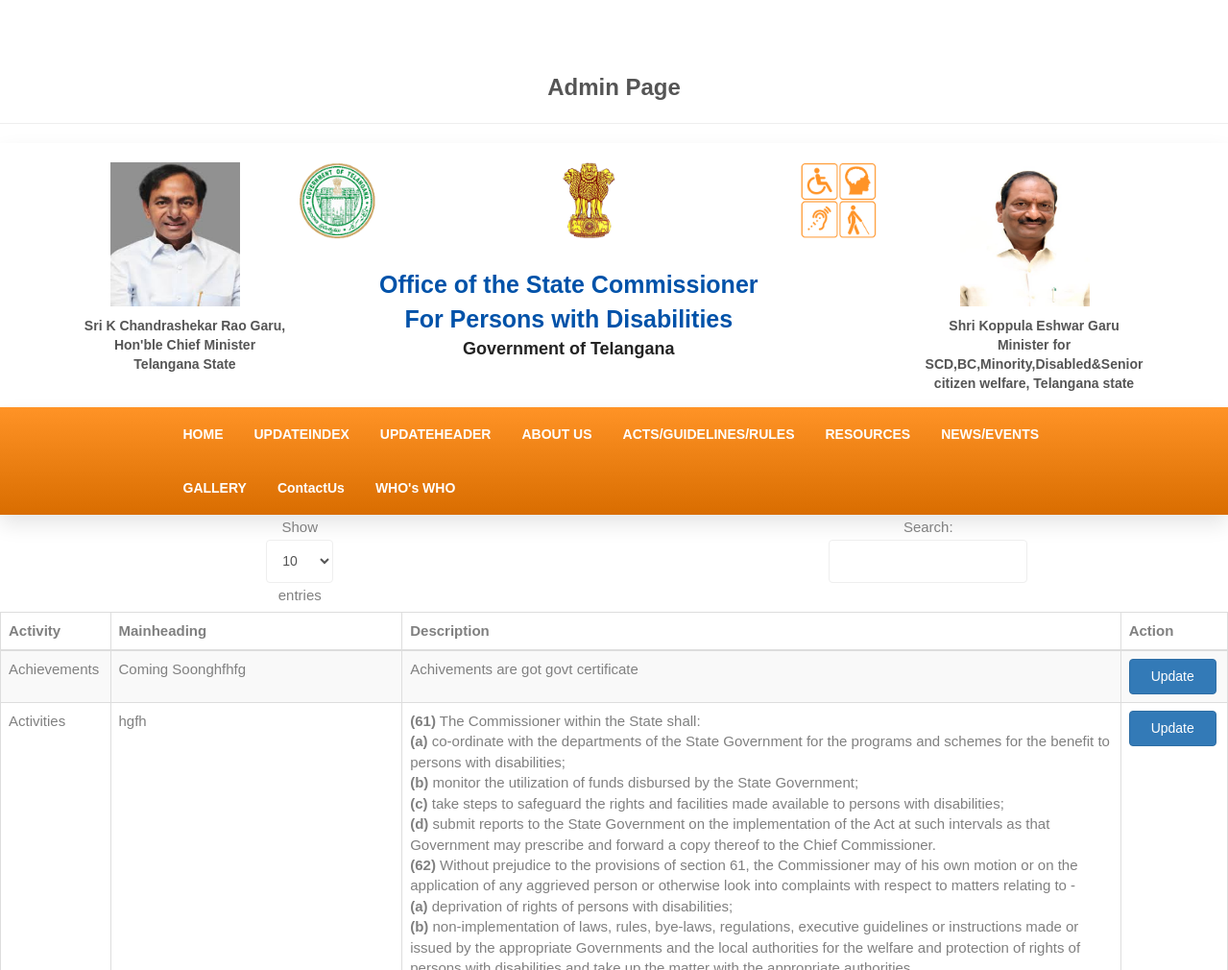
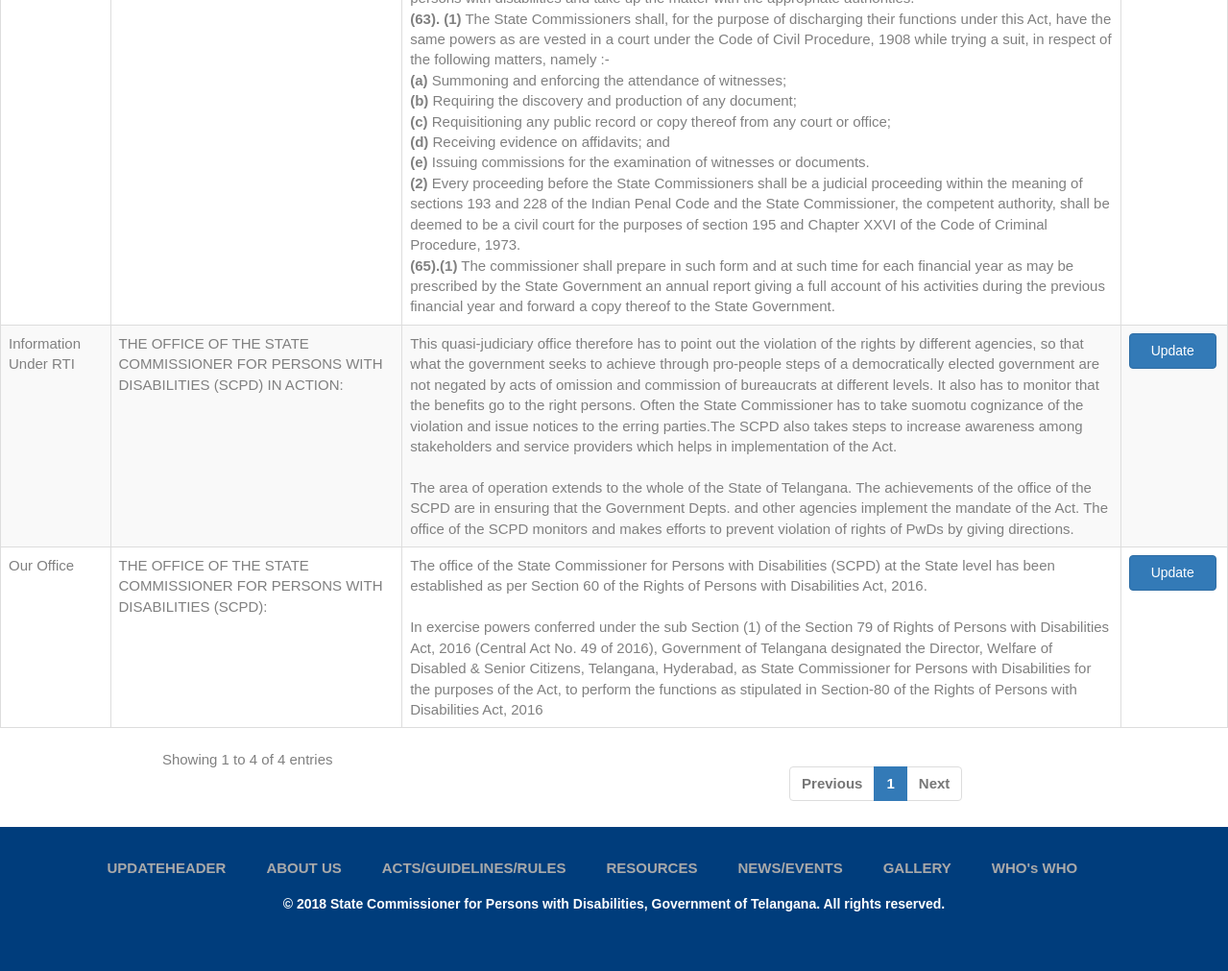
/admin/adminaboutus.php, run on the app's committed database (2 pictures, top to bottom).
### tables this page shows
CREATE TABLE `aboutus` (
  `id` int(255) NOT NULL,
  `Activity` varchar(255) NOT NULL,
  `mainheading` varchar(255) NOT NULL,
  `description` varchar(5000) NOT NULL
);

### admin/adminaboutus.php (the view, shortened to what this page needs)
<?php
include("dbconnect.php");
?>
<!DOCTYPE html>
<html dir="ltr" lang="en">
<head>
<link href="../css/bootstrap.min.css" rel="stylesheet" type="text/css">
<link href="../css/jquery-ui.min.css" rel="stylesheet" type="text/css">
<link href="../css/animate.css" rel="stylesheet" type="text/css">
<link href="../css/css-plugin-collections.css" rel="stylesheet"/>
<link href="../css/menuzord-megamenu.css" rel="stylesheet"/>
<link id="menuzord-menu-skins" href="css/menuzord-skins/menuzord-boxed.css" rel="stylesheet"/>
<link href="../css/style-main.css" rel="stylesheet" type="text/css">
<link href="../css/preloader.css" rel="stylesheet" type="text/css">
<link href="../css/custom-bootstrap-margin-padding.css" rel="stylesheet" type="text/css">
<link href="../css/responsive.css" rel="stylesheet" type="text/css">
<link  href="../js/revolution-slider/css/settings.css" rel="stylesheet" type="text/css"/>
<link  href="../js/revolution-slider/css/layers.css" rel="stylesheet" type="text/css"/>
<link  href="../js/revolution-slider/css/navigation.css" rel="stylesheet" type="text/css"/>
<link href="../css/colors/theme-skin-color-set1.css" rel="stylesheet" type="text/css">
</head>
<body class="has-side-panel side-panel-right fullwidth-page" data-magnified-zone=".mg_zone">
 <div style="padding-top:64px; background-color:#fff" id="widget_content"  >
<div id="wrapper" class="clearfix">
    <?php include "adminheader.php"; ?>
  <?php include "header1.php"; ?>
<div>
<center><table id="example" class="table table-striped table-bordered" style="width:100%">
        <thead>
            <tr>
                <th>Activity</th>
                <th>Mainheading</th>
                <th>Description</th>
                <th>Action</th>
            </tr>
        </thead>
        <tbody>
        <?php
$sel = mysqli_query($con,"select * from aboutus ");
while($fet = mysqli_fetch_assoc($sel))
{
$id = $fet['id'];
$Activity = $fet['Activity'];
$mainheading = $fet['mainheading'];
$description = $fet['description'];
  ?>
            <tr>
                <td><?php echo $Activity; ?></td>
                <td><?php echo $mainheading; ?></td>
                <td><?php echo $description; ?></td>
                <td><a href="aboutusupdate.php?id=<?php echo $id;?>" class="btn btn-primary">Update</a>
            </tr>
            <?php
}
?>
                   </tbody>
    </table>
    </center>
  <div>
  <?php include "adminfooter.php"; ?>
</div>
</div>
</body>
</html>

### data on the page
aboutus: Activity "Our Office", mainheading "THE OFFICE OF THE STATE COMMISSIONER FOR PERSONS WITH DISABILITIES (SCPD):", description "The office of the State Commissioner for Persons with Disabilities (SCPD) at the State level has been established as per Section 60 of the Rights of Persons with Disabilities Act, 2016. In exercise powers conferred under the sub Section (1) of the Section 79 of Rights of Persons with Disabilities Act, 2016 (Central Act No. 49 of 2016), Government of Telangana designated the Director, Welfare of Disabled & Senior Citizens, Telangana, Hyderabad, as State Commissioner for Persons with Disabilities for the purposes of the Act, to perform the functions as stipulated in Section-80 of the Rights of Persons with Disabilities Act, 2016"
aboutus: Activity "Activities", mainheading "hgfh", description "(61) The Commissioner within the State shall: (a) co-ordinate with the departments of the State Government for the programs and schemes for the benefit to persons with disabilities; (b) monitor the utilization of funds disbursed by the State Government; (c) take steps to safeguard the rights and facilities made available to persons with disabilities; (d) submit reports to the State Government on the implementation of the Act at such intervals as that Government may prescribe and forward a copy thereof to the Chief Commissioner. (62) Without prejudice to the provisions of section 61, the Commissioner may of his own motion or on the application of any aggrieved person or otherwise look into…"
aboutus: Activity "Information Under RTI", mainheading "THE OFFICE OF THE STATE COMMISSIONER FOR PERSONS WITH DISABILITIES (SCPD) IN ACTION:", description "This quasi-judiciary office therefore has to point out the violation of the rights by different agencies, so that what the government seeks to achieve through pro-people steps of a democratically elected government are not negated by acts of omission and commission of bureaucrats at different levels. It also has to monitor that the benefits go to the right persons. Often the State Commissioner has to take suomotu cognizance of the violation and issue notices to the erring parties.The SCPD also takes steps to increase awareness among stakeholders and service providers which helps in implementation of the Act. The area of operation extends to the whole of the State of Telangana. The…"
aboutus: Activity "Achievements", mainheading "Coming Soonghfhfg", description "Achivements are got govt certificate"
